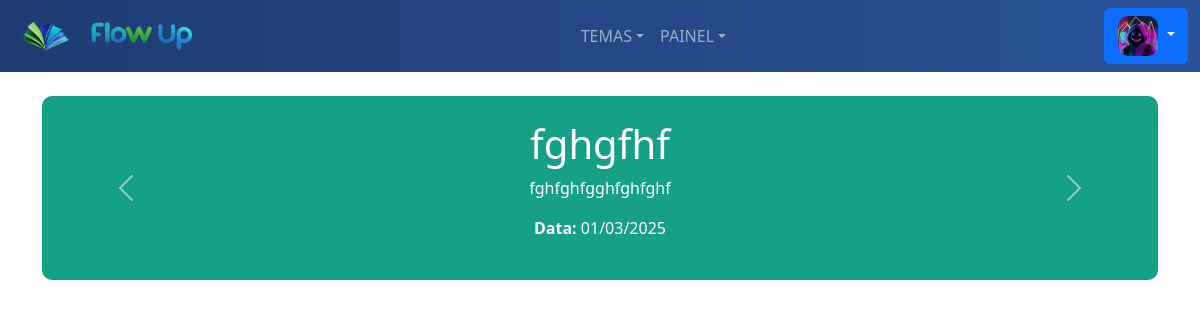
/Revista_Eletronica/views/revista.php (signed in), run on the app's committed database.
### tables this page shows
CREATE TABLE `posts` (
  `id_solicitacoes` int(11) NOT NULL,
  `grupo` int(11) NOT NULL,
  `id_usuario_solicitacoes` int(11) NOT NULL,
  `titulo` varchar(100) NOT NULL,
  `subtitulo` varchar(150) NOT NULL,
  `tema` varchar(100) NOT NULL,
  `conteudo` text NOT NULL,
  `img` varchar(225) DEFAULT NULL,
  `sugestao` text NOT NULL,
  `status` enum('pendente','aprovado','rejeitado','revisar') NOT NULL,
  `data_solicitacao` datetime NOT NULL
);

### Revista_Eletronica/views/revista.php (the view, shortened to what this page needs)
<?php
include('../config/conexao.php');
$cores_tema = [
    'Educação Física' => '#e67e22',
    'Física' => '#f1c40f',
    'Química' => '#8e44ad',
    'Biologia' => '#2ecc71',
    'Matemática' => '#2980b9',
    'Língua Portuguesa' => '#e74c3c',
    'Língua Inglesa' => '#34495e',
    'Geografia' => '#16a085',
    'História' => '#d35400',
    'Tecnologia' => '#3498db',
];
$where_tema = isset($_SESSION['tema']) ? "AND tema = '" . $mysqli->real_escape_string($_SESSION['tema']) . "'" : "";
$result = $mysqli->query("SELECT * FROM posts WHERE status = 'aprovado' $where_tema ORDER BY data_solicitacao DESC");
$grupos = [];
if ($result && $result->num_rows > 0) {
    while ($pagina = $result->fetch_assoc()) {
        $grupos[$pagina['grupo']][] = $pagina;
    }
}
?>
<!DOCTYPE html>
<html lang="pt-br">
<head>
    <link rel="stylesheet" href="https://cdn.jsdelivr.net/npm/bootstrap-icons@1.11.3/font/bootstrap-icons.min.css">
    <link href="https://cdn.jsdelivr.net/npm/bootstrap@5.3.3/dist/css/bootstrap.min.css" rel="stylesheet">
    <link rel="stylesheet" href="./nav.css">
</head>
<body>
    <nav class="navbar navbar-expand-lg navbar-dark">
        <div class="container-fluid">
            <div class="collapse navbar-collapse" id="navbarNavDropdown">
                <div class="logo">
                    <a href="./revista.php">
                        <img src="../images/LogoFlowUP.png" alt="Logo da Empresa Flow.UP">
                    </a>
                    <a href="./revista.php">
                        <img src="../images/TextoFlowUp.png" alt="Flow.UP">
                    </a>
                </div>
                <ul class="navbar-nav mx-auto">
                    <li class="nav-item dropdown">
                        <a class="nav-link dropdown-toggle" href="#" role="button" data-bs-toggle="dropdown" aria-expanded="false">TEMAS</a>
                    </li>
                    <?php
                    $menu_nome = ($_SESSION['nivel'] == 2) ? "PAINEL" : "ADMINISTRATIVO";
                    if ($_SESSION['nivel'] > 1) {
                        echo '<li class="nav-item dropdown">
                            <a class="nav-link dropdown-toggle" href="#" role="button" data-bs-toggle="dropdown" aria-expanded="false">' . $menu_nome . '</a>
                            <ul class="dropdown-menu">';
                        echo '</ul></li>';
                    }
                    ?>
                </ul>
                <?php if (!empty($_SESSION['nivel']) && $_SESSION['nivel'] == 1): ?>
                    <a href="../public/index.php" class="btn btn-primary">Entrar</a>
                <?php else: ?>
                    <div class="dropdown">
                        <button class="btn btn-primary dropdown-toggle" type="button" data-bs-toggle="dropdown" aria-expanded="false">
                            <?php
                            if (!empty($_SESSION['foto'])) {
                                echo '<img src="' . $_SESSION['foto'] . '" class="user-profile">';
                            } else {
                                echo '<i class="bi bi-person-circle"></i>';
                            }
                            ?>
                        </button>
                    </div>
                <?php endif; ?>
            </div>
        </div>
    </nav>
    <div class="container mt-4">
        <?php if (!empty($grupos)): ?>
            <div id="revistaCarousel" class="carousel slide carousel-container" data-bs-ride="carousel">
                <div class="carousel-inner">
                    <?php
                    $active = true;
                    foreach ($grupos as $grupo):
                        $cor = $cores_tema[$grupo[0]['tema']];
                    ?>
                        <div class="carousel-item <?php echo $active ? 'active' : ''; ?>">
                            <div class="p-4" style="background-color: <?php echo htmlspecialchars($cor); ?>; border-radius: 10px;">
                                <h1 class="text-white text-center"><?php echo htmlspecialchars($grupo[0]['titulo']); ?></h1>
                                <?php foreach ($grupo as $pagina): ?>
                                    <div class="text-center">
                                        <p class="text-white"><?php echo nl2br(htmlspecialchars($pagina['conteudo'])); ?></p>
                                    </div>
                                <?php endforeach; ?>
                                <p class="text-white text-center"><strong>Data:</strong> <?php echo date('d/m/Y', strtotime($grupo[0]['data_solicitacao'])); ?></p>
                            </div>
                        </div>
                    <?php
                        $active = false;
                    endforeach;
                    ?>
                </div>
                <button class="carousel-control-prev" type="button" data-bs-target="#revistaCarousel" data-bs-slide="prev">
                    <span class="carousel-control-prev-icon" aria-hidden="true"></span>
                </button>
                <button class="carousel-control-next" type="button" data-bs-target="#revistaCarousel" data-bs-slide="next">
                    <span class="carousel-control-next-icon" aria-hidden="true"></span>
                </button>
            </div>
        <?php else: ?>
            <h1>NENHUMA PÁGINA ENCONTRADA</h1>
        <?php endif; ?>
    </div>
</body>
</html>

### Revista_Eletronica/views/nav.css (style rules this page uses)
.navbar { background: linear-gradient(to right, #1e3c72, #2a5298); }
nav img { height: 30px; width: auto; margin: 10px; }
.logo { display: flex; align-items: center; }
.dropdown img { height: 40px; width: 40px; border-radius: 10px; margin: 1px; }

### data on the page
posts: titulo "fghgfhf", conteudo "fghfghfgghfghfghf", data_solicitacao "01/03/2025"

### other printed values
$menu_nome "PAINEL"
